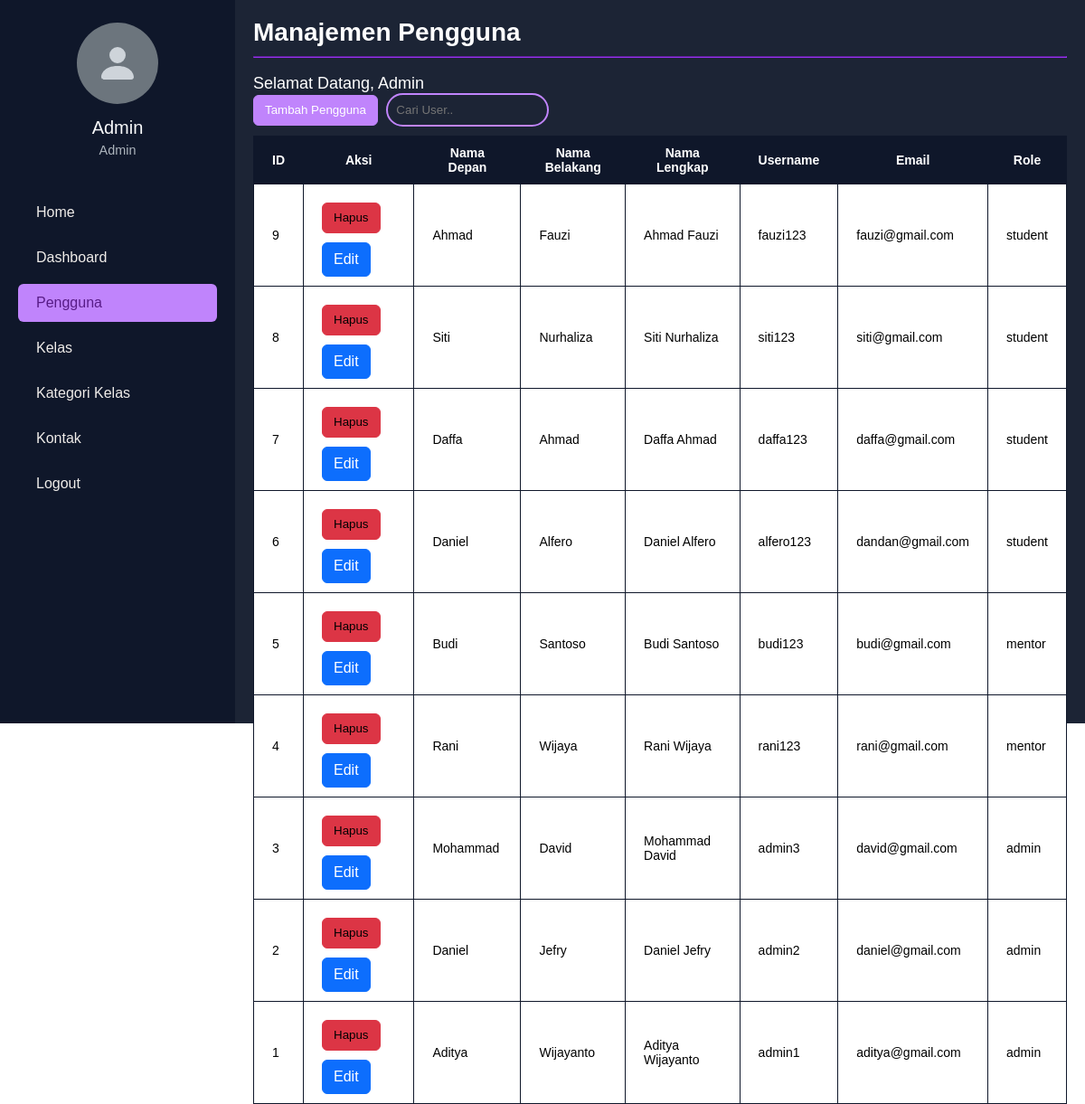
Page /admin/manageUser.php on the committed database.
### tables this page shows
CREATE TABLE `user` (
  `user_id` int(11) NOT NULL,
  `nama_depan` varchar(50) DEFAULT NULL,
  `nama_belakang` varchar(50) DEFAULT NULL,
  `nama_lengkap` varchar(50) DEFAULT NULL,
  `username` varchar(100) DEFAULT NULL,
  `email` varchar(100) DEFAULT NULL,
  `password` varchar(100) DEFAULT NULL,
  `role` varchar(20) DEFAULT NULL
);

### koneksi/koneksi.php (called while the page is built, shortened)
<?php
$conn = mysqli_connect("localhost", "root", "", "dadproject");
function query($query)
{
    global $conn;
    $result = mysqli_query($conn, $query);
    $rows = [];
    while ($row = mysqli_fetch_assoc($result)) {
        $rows[] = $row;
    }
    return $rows;
}

### admin/manageUser.php (the view, shortened to what this page needs)
<?php
$dataUser = query('SELECT * FROM user ORDER BY user_id DESC');
$nama_lengkap = $_SESSION['nama_lengkap'] ?? 'Admin';
?>
<!DOCTYPE html>
<html lang="en">
<head>
    <link rel="stylesheet" href="https://cdnjs.cloudflare.com/ajax/libs/font-awesome/6.0.0-beta3/css/all.min.css">
    <link rel="stylesheet" href="../css/admin/adminDashboard.css">
</head>
<body>
    <div class="wrapper">
        <?php include('components/sidebarAdmin.php'); ?>
        <div class="main-content">
            <header>
                <h1>Manajemen Pengguna</h1>
                <hr><br>
                <p>Selamat Datang, <?= htmlspecialchars($nama_lengkap); ?></p>
            </header>
            <div class="header-controls">
                <button id="openModalBtn" class="boxbtn">Tambah Pengguna</button>
                <input type="text" name="keywordUser" id="keywordUser" class="inputSearch" autocomplete="off"
                    placeholder="Cari User..">
            </div>
            <div id="searchResult">
                <table class="custom-table" border="1" cellpadding="10" cellspacing="0">
                    <thead>
                        <tr>
                            <th>ID</th>
                            <th>Aksi</th>
                            <th>Nama Depan</th>
                            <th>Nama Belakang</th>
                            <th>Nama Lengkap</th>
                            <th>Username</th>
                            <th>Email</th>
                            <th>Role</th>
                        </tr>
                    </thead>
                    <tbody>
                        <?php if (empty($dataUser)): ?>
                            <tr>
                                <td colspan="8" style="text-align: center;">Belum ada pengguna yang terdaftar.</td>
                            </tr>
                        <?php else: ?>
                            <?php foreach ($dataUser as $user): ?>
                                <tr>
                                    <td><?= $user['user_id']; ?></td>
                                    <td class="actions">
                                        <button class="hapus" name="deleteUser"
                                            onclick="confirmDelete(<?= $user['user_id']; ?>, '<?= htmlspecialchars(addslashes($user['username'])); ?>')">Hapus</button>
                                        <button class="edit"><a
                                                href="editUser.php?user_id=<?= $user['user_id']; ?>">Edit</a></button>
                                    </td>
                                    <td><?= htmlspecialchars($user['nama_depan']); ?></td>
                                    <td><?= htmlspecialchars($user['nama_belakang']); ?></td>
                                    <td><?= htmlspecialchars($user['nama_lengkap']); ?></td>
                                    <td><?= htmlspecialchars($user['username']); ?></td>
                                    <td><?= htmlspecialchars($user['email']); ?></td>
                                    <td><?= htmlspecialchars($user['role']); ?></td>
                                </tr>
                            <?php endforeach; ?>
                        <?php endif; ?>
                    </tbody>
                </table>
            </div>
        </div>
    </div>
</body>
</html>

### css/admin/adminDashboard.css (style rules this page uses)
* { margin: 0; padding: 0; box-sizing: border-box; }
body { font-family: Arial, sans-serif; display: flex; height: 100dvh; }
.wrapper { display: flex; width: 100%; height: 100%; }
table { width: 100%; margin-top: 10px; border-collapse: collapse; border-color: #0F172A; font-size: 14px; }
th { padding: 10px 20px; text-align: center; background-color: #0F172A; color: white; }
td { padding: 10px 20px; text-align: justify; }
tbody tr:nth-child(odd) { background-color: white; }
tbody tr:nth-child(even) { background-color: white; }
.boxbtn { display: flex; justify-content: right; align-items: center; }
.boxbtn { display: inline-block; vertical-align: middle; user-select: none; background-color: #C084FC; border: 1px solid #C084FC; padding: 0.375rem 0.75rem; line-height: 1.5; border-radius: 0.375rem; transition: all 0.15s ease-in-out; cursor: pointer; }
td button { margin-top: 10px; display: inline-block; vertical-align: middle; user-select: none; padding: 0.375rem 0.75rem; line-height: 1.5; border-radius: 0.375rem; transition: all 0.15s ease-in-out; cursor: pointer; }
td button a { font-family: 'Poppins', sans-serif; color: white; font-weight: 400; font-size: 1rem; text-decoration: none; text-align: center; }
td .hapus { border: 1px solid #dc3545; background-color: #dc3545; }
td .edit { border: 1px solid #0d6efd; background-color: #0d6efd; }
.main-content { flex: 1; padding: 20px; background-color: #1C2435; }
hr { border-color: #9333EA; }
header h1 { font-size: 28px; margin-bottom: 10px; color: white; }
header p { font-size: 18px; color: white; }
a { text-decoration: none; }
#openModalBtn { display: inline-block; vertical-align: middle; user-select: none; background-color: #C084FC; color: white; border: 1px solid #C084FC; padding: 0.375rem 0.75rem; line-height: 1.5; border-radius: 0.375rem; transition: all 0.15s ease-in-out; cursor: pointer; }
.inputSearch { padding: 9px; width: 20%; border-radius: 20px; border: 0.6mm solid #C084FC; margin-left: 5px; }
input { background-color: #1C2435; color: white; }

### rows in the picture
user: user_id "9", nama_depan "Ahmad", nama_belakang "Fauzi", nama_lengkap "Ahmad Fauzi", username "fauzi123", email "fauzi@gmail.com", role "student"
user: user_id "8", nama_depan "Siti", nama_belakang "Nurhaliza", nama_lengkap "Siti Nurhaliza", username "siti123", email "siti@gmail.com", role "student"
user: user_id "7", nama_depan "Daffa", nama_belakang "Ahmad", nama_lengkap "Daffa Ahmad", username "daffa123", email "daffa@gmail.com", role "student"
user: user_id "6", nama_depan "Daniel", nama_belakang "Alfero", nama_lengkap "Daniel Alfero", username "alfero123", email "dandan@gmail.com", role "student"
user: user_id "5", nama_depan "Budi", nama_belakang "Santoso", nama_lengkap "Budi Santoso", username "budi123", email "budi@gmail.com", role "mentor"
user: user_id "4", nama_depan "Rani", nama_belakang "Wijaya", nama_lengkap "Rani Wijaya", username "rani123", email "rani@gmail.com", role "mentor"
user: user_id "3", nama_depan "Mohammad", nama_belakang "David", nama_lengkap "Mohammad David", username "admin3", email "david@gmail.com", role "admin"
user: user_id "2", nama_depan "Daniel", nama_belakang "Jefry", nama_lengkap "Daniel Jefry", username "admin2", email "daniel@gmail.com", role "admin"
user: user_id "1", nama_depan "Aditya", nama_belakang "Wijayanto", nama_lengkap "Aditya Wijayanto", username "admin1", email "aditya@gmail.com", role "admin"

### other values in the picture
$nama_lengkap "Admin"
